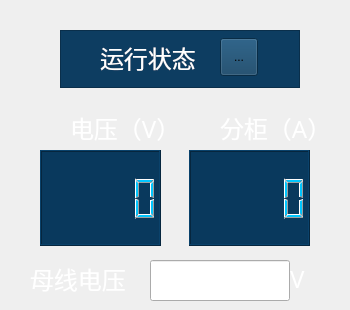
       <widget class="QWidget" name="sub2page">
        <widget class="QLabel" name="label_78">
         <property name="geometry">
          <rect>
           <x>290</x>
           <y>261</y>
           <width>21</width>
           <height>35</height>
          </rect>
         </property>
         <property name="font">
          <font>
           <family>微软雅黑</family>
           <pointsize>18</pointsize>
          </font>
         </property>
         <property name="styleSheet">
          <string notr="true">color: rgb(255, 255, 255);</string>
         </property>
         <property name="text">
          <string>V</string>
         </property>
        </widget>
        <widget class="QLabel" name="busvolt_2">
         <property name="geometry">
          <rect>
           <x>30</x>
           <y>261</y>
           <width>120</width>
           <height>35</height>
          </rect>
         </property>
         <property name="font">
          <font>
           <family>微软雅黑</family>
           <pointsize>18</pointsize>
          </font>
         </property>
         <property name="styleSheet">
          <string notr="true">color: rgb(255, 255, 255);</string>
         </property>
         <property name="text">
          <string>母线电压</string>
         </property>
        </widget>
        <widget class="QFrame" name="frame_18">
         <property name="geometry">
          <rect>
           <x>60</x>
           <y>30</y>
           <width>240</width>
           <height>58</height>
          </rect>
         </property>
         <property name="styleSheet">
          <string notr="true">background-color: rgb(13, 61, 97);</string>
         </property>
         <property name="frameShape">
          <enum>QFrame::StyledPanel</enum>
         </property>
         <property name="frameShadow">
          <enum>QFrame::Raised</enum>
         </property>
         <widget class="QToolButton" name="toolButton_fgstatus_2">
          <property name="geometry">
           <rect>
            <x>160</x>
            <y>8</y>
            <width>38</width>
            <height>38</height>
           </rect>
          </property>
          <property name="text">
           <string>...</string>
          </property>
          <property name="icon">
           <iconset>
            <normaloff>gct_ied_green.png</normaloff>gct_ied_green.png</iconset>
          </property>
          <property name="iconSize">
           <size>
            <width>32</width>
            <height>32</height>
           </size>
          </property>
         </widget>
         <widget class="QLabel" name="sub2label_runstate">
          <property name="geometry">
           <rect>
            <x>40</x>
            <y>10</y>
            <width>120</width>
            <height>35</height>
           </rect>
          </property>
          <property name="font">
           <font>
            <family>微软雅黑</family>
            <pointsize>18</pointsize>
           </font>
          </property>
          <property name="styleSheet">
           <string notr="true">color: rgb(255, 255, 255);</string>
          </property>
          <property name="text">
           <string>运行状态</string>
          </property>
         </widget>
        </widget>
        <widget class="QLCDNumber" name="slavevolt_label_2">
         <property name="geometry">
          <rect>
           <x>40</x>
           <y>150</y>
           <width>121</width>
           <height>96</height>
          </rect>
         </property>
         <property name="styleSheet">
          <string notr="true">color: rgb(0, 198, 255);
background-color: rgb(9, 57, 93);</string>
         </property>
        </widget>
        <widget class="QLabel" name="label_sub2volt">
         <property name="geometry">
          <rect>
           <x>70</x>
           <y>110</y>
           <width>121</width>
           <height>35</height>
          </rect>
         </property>
         <property name="font">
          <font>
           <family>微软雅黑</family>
           <pointsize>18</pointsize>
          </font>
         </property>
         <property name="styleSheet">
          <string notr="true">color: rgb(255, 255, 255);</string>
         </property>
         <property name="text">
          <string>电压（V）</string>
         </property>
        </widget>
        <widget class="QLCDNumber" name="slavecurrent_label_2">
         <property name="geometry">
          <rect>
           <x>189</x>
           <y>150</y>
           <width>121</width>
           <height>96</height>
          </rect>
         </property>
         <property name="font">
          <font>
           <pointsize>18</pointsize>
          </font>
         </property>
         <property name="styleSheet">
          <string notr="true">color: rgb(0, 198, 255);
background-color: rgb(9, 57, 93);</string>
         </property>
        </widget>
        <widget class="QLabel" name="label_sub2current">
         <property name="geometry">
          <rect>
           <x>220</x>
           <y>110</y>
           <width>121</width>
           <height>35</height>
          </rect>
         </property>
         <property name="font">
          <font>
           <family>微软雅黑</family>
           <pointsize>18</pointsize>
          </font>
         </property>
         <property name="styleSheet">
          <string notr="true">color: rgb(255, 255, 255);</string>
         </property>
         <property name="text">
          <string>分柜（A）</string>
         </property>
        </widget>
        <widget class="QLineEdit" name="busvolt_label_2">
         <property name="geometry">
          <rect>
           <x>150</x>
           <y>260</y>
           <width>140</width>
           <height>41</height>
          </rect>
         </property>
         <property name="styleSheet">
          <string notr="true">color: rgb(255, 255, 255);</string>
         </property>
        </widget>
       </widget>
